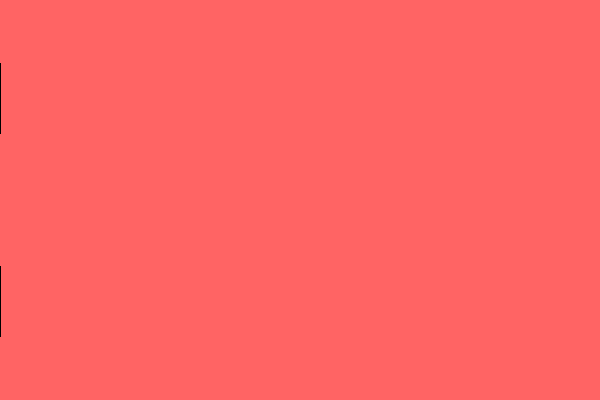
Frame 1 (no input)
Frame 60 (the mouse pressed at the canvas centre just before this capture): identical to frame 1, image omitted
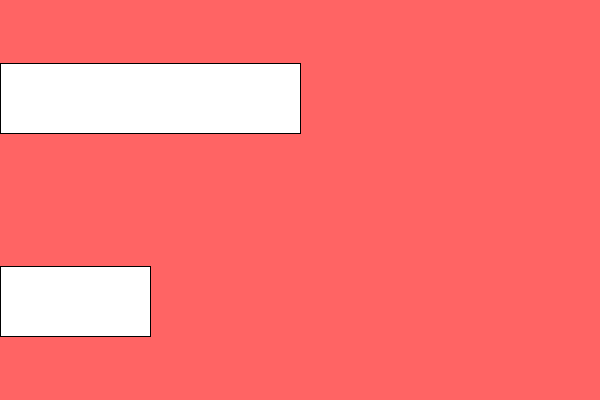
Frame 120 (the mouse held since frame 60 and released just before this capture)

The Processing sketch that drew these frames (run headless with seeded random() and noise(); from frame 60 on, the mouse is pressed at the canvas centre):

// Processing sketch: MapIntro
// ── MapIntro.pde
void setup(){
  size(600, 400);
}

void draw(){
  background(255, 100, 100);
  /*
  circle(mouseX, 75, 100);
  
  //general map syntax:
    //float mappedValue = map(value, origMin, origMax, newMin, newMax);
  float mappedMouseX = map(mouseX, 0, width, 200, 400);
  circle(mappedMouseX, height - 75, 100);
  */
  /*
  circle(width / 3, height / 2, mouseY);
  
  float mappedSize = map(mouseY, 0, height, 50, 250);
  
  circle(2 * width / 3, height / 2, mappedSize);
  */
  
  //next behavior:
    //two rectangles
        //one in the top third
            //grows in width with mouseX
        //one in the bottom third
            //grows in width but only to the middle
   //rect(x, y, width, height)
   rect (0, height / 3 - 70, mouseX, 70);
   
   float mappedWidth = map(mouseX, 0, width, 0, width / 2);
   
   rect (0, 2 * height / 3, mappedWidth, 70);
   
   
   
   
   
  
  
}
